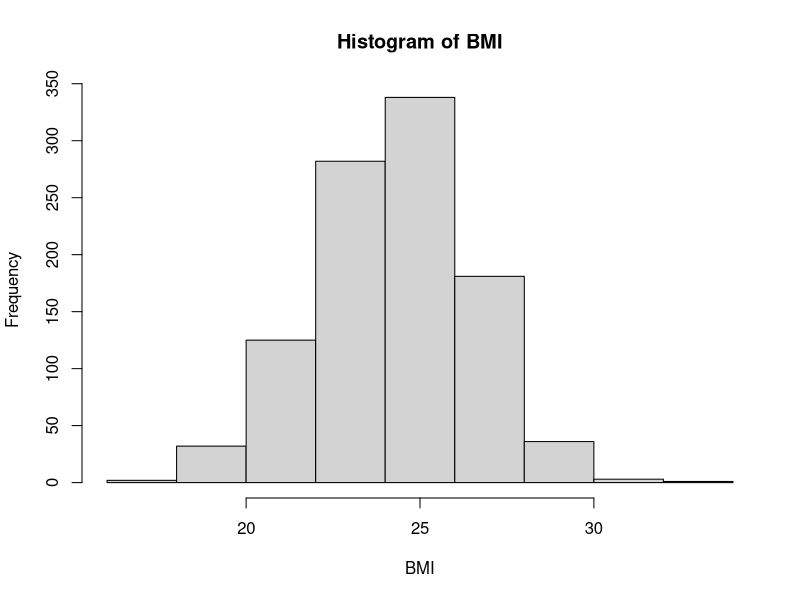
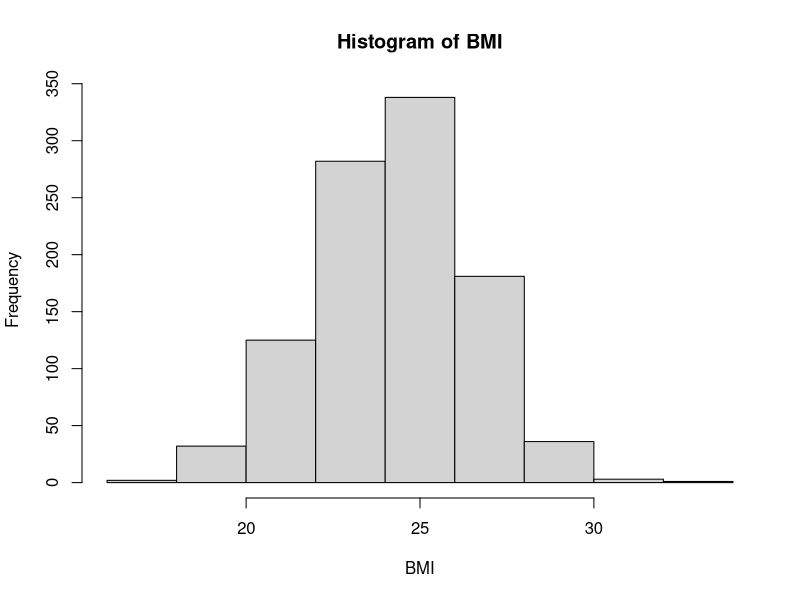
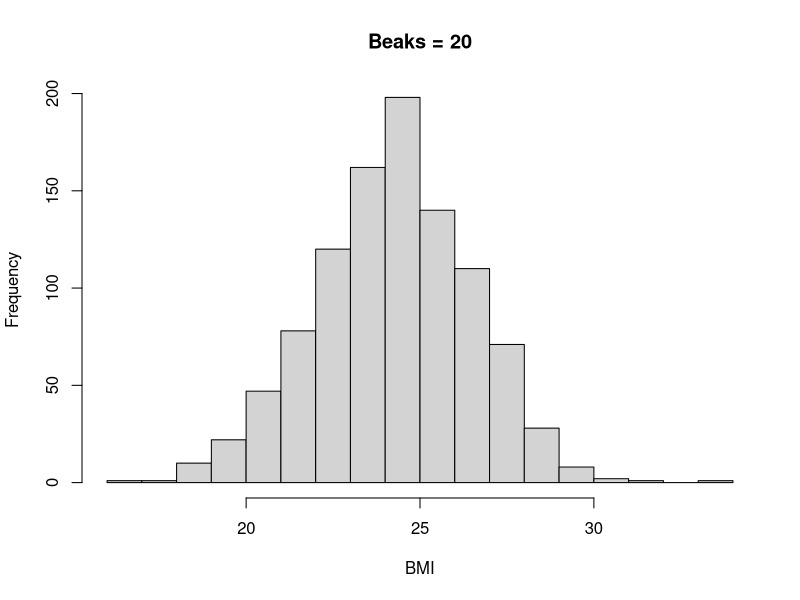
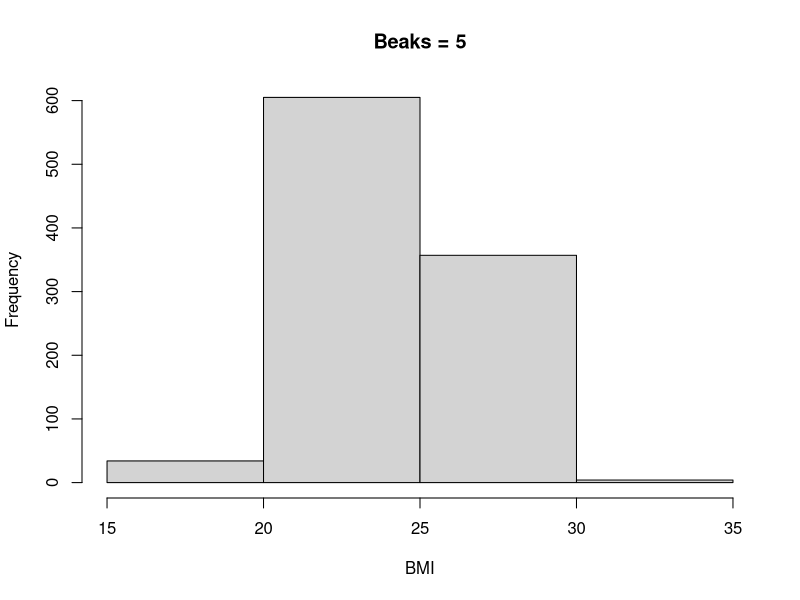

R code for these plots, in order: (Note: this script raises an error after producing the figures.)
# http://www.r-bloggers.com/basics-of-histograms/
BMI<-rnorm(n=1000, m=24.2, sd=2.2) 
length(BMI)
# basic histogram
hist(BMI)
# info about histogram - notice returns a list
histinfo <- hist(BMI) 
histinfo
# $breaks
# [1] 16 17 18 19 20 21 22 23 24 25 26 27 28 29 30 31 32 33
# 
# $counts
# [1]   1   1   7  18  40  77 137 177 168 158 101  64  33  11   5   1   1
# 
# $density
# [1] 0.001 0.001 0.007 0.018 0.040 0.077 0.137 0.177 0.168 0.158 0.101 0.064 0.033 0.011 0.005 0.001 0.001
# 
# $mids
# [1] 16.5 17.5 18.5 19.5 20.5 21.5 22.5 23.5 24.5 25.5 26.5 27.5 28.5 29.5 30.5 31.5 32.5
# 
# $xname
# [1] "BMI"
# 
# $equidist
# [1] TRUE
# 
# attr(,"class")
# [1] "histogram

# This shows the counts, intensity/density for each bin (same thing but two
# different names for R version compatibility), the midpoints of each bin, and
# then the name of the variable, whether the bins are equidistant, and the class
# of the object. You can of course take any one of these outputs by itself, i.e.
# histinfo$counts would give you just the vector of counts.
# the breaks go from 17 to 32 by 1

# You can use the breaks() option to change this in a number of ways.  An easy
# way is just to give it one number that gives the number of cells for the
# histogram:

# 1. Number of bins

hist(BMI, breaks=20, main="Beaks = 20")
hist(BMI, breaks=5, main="Beaks = 5")

# If you want more control over exactly the breakpoints between bins, you can be
# more precise with the breaks() option and give it a vector of breakpoints,
# like this:
# Notice the mids from histinfo above for the range # $mids
# [1] 16.5 17.5 18.5 19.5 20.5 21.5 22.5 23.5 24.5 25.5 26.5 27.5 28.5 29.5 30.5 31.5 32.5
# -or-
range(BMI)    
# [1] 16.81630 32.16767
hist(BMI, breaks=c(16,20,23,26,29,33), main="Breaks is vector of breakpoints")

# This dictates exactly the start and end point of each bin.  Of course, you
# could give the breaks vector as a sequence like this to cut down on the
# messiness of the code:
hist(BMI, breaks=seq(16,33), main="Breaks is vector of breakpoints")

# 2. Frequency vs Density 

# Instead of counting the number of datapoints per bin, R can give the
# probability densities using the freq=FALSE option:

hist(BMI, freq=FALSE, main="Density plot")

# Notice the y-axis now.  If the breaks are equidistant, with difference between
# breaks=1, then the height of each rectangle is proportional to the number of
# points falling into the cell, and thus the sum of the probability densities
# adds up to 1.  Here I specify plot=FALSE because I just want the histogram
# output, not the plot, and show how the sum of all of the densities is 1:

hist1 <- hist(BMI, freq=FALSE)
hist1$density
# [1] 0.001 0.001 0.007 0.018 0.040 0.077 0.137 0.177 0.168 0.158 0.101 0.064 0.033 0.011 0.005 0.001 0.001
sum(hist1$density)
# [1] 1

# However, if you choose to make bins that are not all separated by 1 (like
# breaks=c(17,25,26, 32) or something like that), then the plot still has an
# area of 1, but the area of the rectangles is the fraction of data points
# falling into the cells. The densities are calculated like this as
# counts/(n*diff(breaks).  Thus, this adds up to 1 if add up the areas of the
# rectangles, i.e. you multiply each density by the difference in the breaks
# like this:

hist2 <- hist(BMI, breaks=c(16,25,28,33))
hist2$density
# [1] 0.06955556 0.10766667 0.01020000
sum(hist2$density)
# [1] 0.1874222
sum(diff(hist2$breaks)*hist2$density)
# [1] 1

# 3. Plot aesthetics 

# Finally, we can make the histogram better looking by adjusting the x-axis,
# y-axis, axis labels, title, and color like this:

hist(BMI, freq=FALSE, xlab="Body mass index", main="Distribution of body mass index", 
     col="lightgreen", xlim=c(15,35), ylim=c(0,0.2))

# Finally, I can add a nice normal distribution curve to this plot using the
# curve() function, in which I specify a normal density function with mean and
# standard deviation that is equal to the mean and standard deviation of my
# data, and I add this to my previous plot with a dark blue color and a line
# width of 2. You can play around with these options to get the kind of line you
# want:
curve(dnorm(x, mean(BMI), sd(BMI)), add=TRUE, col="darkblue", lwd=2)
